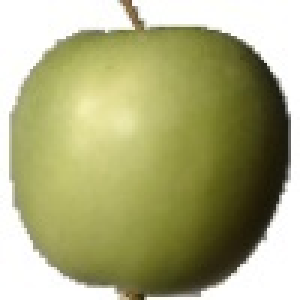
#> input picture image-classification/11.jpg, 100 x 100 px (shown 3 times larger)
$ jupyter execute 'graph-cut-segmentation(important).ipynb'
#> lines starting #> are read from the running program, lines starting #| are printed output that depends on the picture
[cell 1]
import cv2
import matplotlib.pyplot as plt
from skimage import data, segmentation, color
from skimage.future import graph
from matplotlib import pyplot as plt

from skimage import io
from skimage import exposure
import os
import numpy as np
from sklearn.decomposition import PCA

img = image = cv2.imread('11.jpg')
#> img is the input picture: shape (100, 100, 3); mean B, G, R 126.1, 171.8, 171.7
plt.imshow(cv2.cvtColor(img, cv2.COLOR_BGR2RGB))
plt.title("Original Damage Image")
plt.show()
labels1 = segmentation.slic(img, compactness=30, n_segments=100)
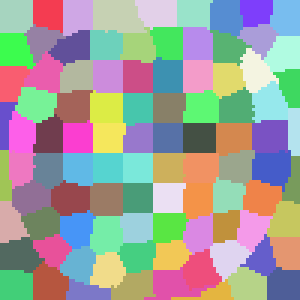
#> labels1: shape (100, 100) int64 (shown 3 times larger); 95 distinct labels, from 1 to 95; one colour per label, 0 black
out1 = color.label2rgb(labels1, img, kind='avg')
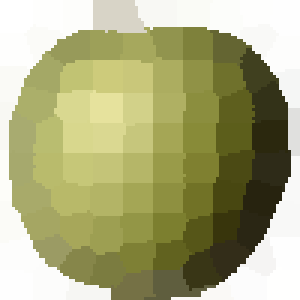
#> out1: shape (100, 100, 3) (shown 3 times larger); mean B, G, R 125.6, 171.4, 171.1


g = graph.rag_mean_color(img, labels1, mode='similarity')
labels2 = graph.cut_normalized(labels1, g)
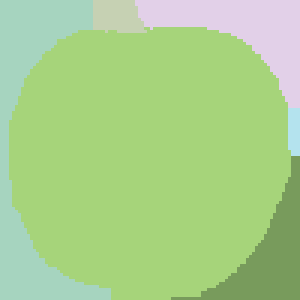
#> labels2: shape (100, 100) int64 (shown 3 times larger); 6 distinct labels, from 1 to 59; one colour per label, 0 black
out2 = color.label2rgb(labels2, img, kind='avg')
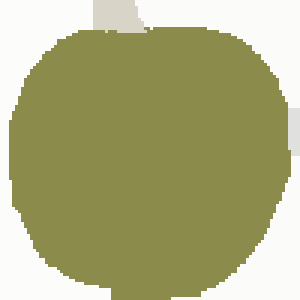
#> out2: shape (100, 100, 3) (shown 3 times larger); mean B, G, R 125.5, 171.3, 171.4

print("Out 2", out2.shape)
#| Out 2 (100, 100, 3)

plt.imshow(cv2.cvtColor(out1, cv2.COLOR_BGR2RGB))
plt.title("Segmented Image")
plt.show()

plt.imshow(cv2.cvtColor(out2, cv2.COLOR_BGR2RGB))
plt.title("Graph & Cut")
plt.show()

# find frequency of pixels in range 0-255
histr = cv2.calcHist([out2],[0],None,[256],[0,256])
#> histr = 256 values, max 7052 at index 75, min 0 at index 0, mean 39.06

# show the plotting graph of an image
plt.plot(histr)
plt.title("Frequency of pixels")
plt.xlabel("Segmented Color")
plt.ylabel("Color Frequency/Intensity")
plt.show()
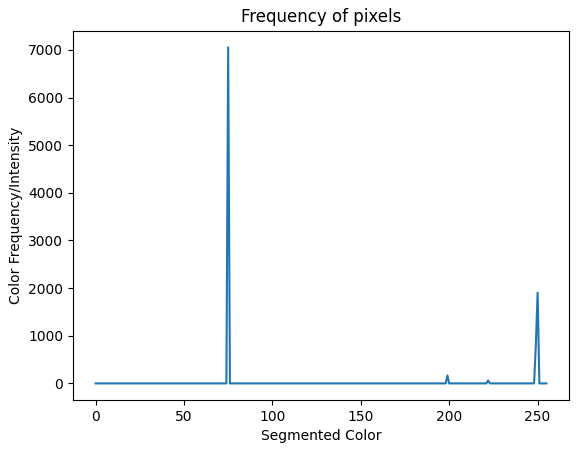
#> figure drawn by matplotlib, 1 panel; curve peaks at x = 75, y = 7052

$ run again, with image-classification/1.jpg copied over image-classification/11.jpg
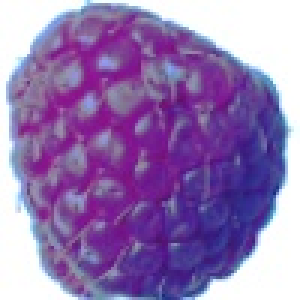
#> input picture image-classification/1.jpg, 100 x 100 px (shown 3 times larger)
#> img is the input picture: shape (100, 100, 3); mean B, G, R 177.8, 119.8, 148.5
#> labels1: shape (100, 100) int64; 94 distinct labels, from 1 to 94
#> labels2: shape (100, 100) int64; 12 distinct labels, from 1 to 94
#> `out2 = color.label2rgb(labels2, img, kind='avg')`:
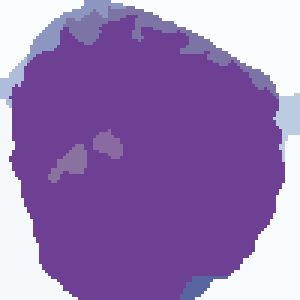
#> out2: shape (100, 100, 3) (shown 3 times larger); mean B, G, R 177.4, 119.1, 147.7
#| Out 2 (100, 100, 3)
#> histr = 256 values, max 6496 at index 147, min 0 at index 0, mean 39.06
#> `plt.show()`:
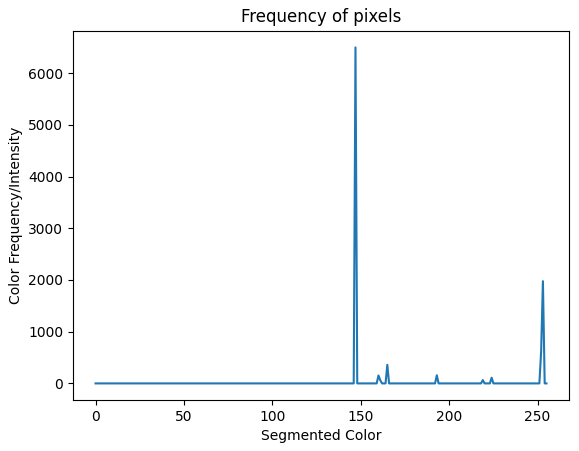
#> figure drawn by matplotlib, 1 panel; curve peaks at x = 147, y = 6496

$ run again, with image-classification/2.jpg copied over image-classification/11.jpg
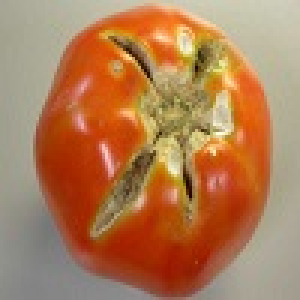
#> input picture image-classification/2.jpg, 100 x 100 px (shown 3 times larger)
#> img is the input picture: shape (100, 100, 3); mean B, G, R 85.2, 124.8, 176
#> labels1: shape (100, 100) int64; 95 distinct labels, from 1 to 95
#> labels2: shape (100, 100) int64; 13 distinct labels, from 1 to 63
#> `out2 = color.label2rgb(labels2, img, kind='avg')`:
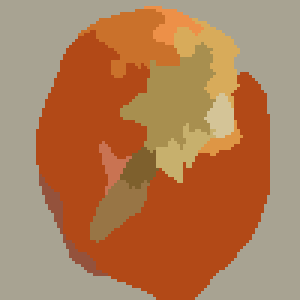
#> out2: shape (100, 100, 3) (shown 3 times larger); mean B, G, R 85, 124.3, 175.5
#| Out 2 (100, 100, 3)
#> histr = 256 values, max 4072 at index 146, min 0 at index 0, mean 39.06
#> `plt.show()`:
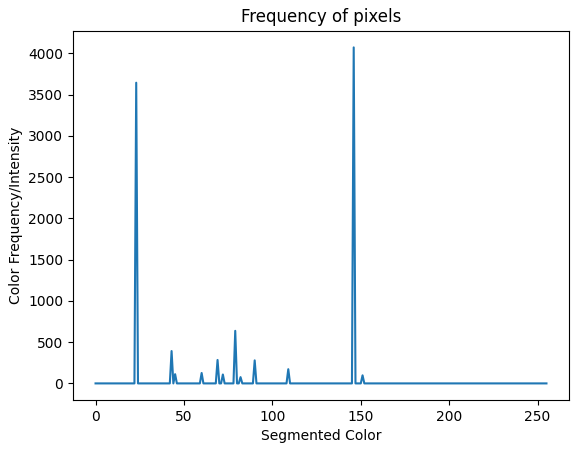
#> figure drawn by matplotlib, 1 panel; curve peaks at x = 146, y = 4072

$ run again, with image-classification/28.jpg copied over image-classification/11.jpg
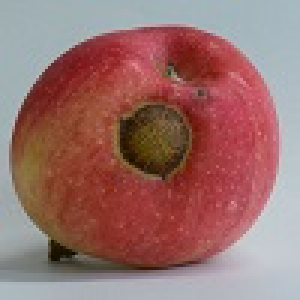
#> input picture image-classification/28.jpg, 100 x 100 px (shown 3 times larger)
#> img is the input picture: shape (100, 100, 3); mean B, G, R 108.2, 111.5, 153.5
#> labels1: shape (100, 100) int64; 98 distinct labels, from 1 to 98
#> labels2: shape (100, 100) int64; 5 distinct labels, from 1 to 81
#> `out2 = color.label2rgb(labels2, img, kind='avg')`:
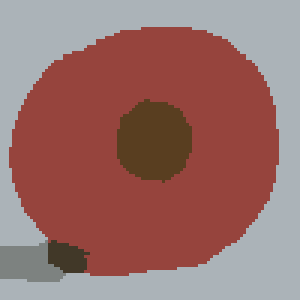
#> out2: shape (100, 100, 3) (shown 3 times larger); mean B, G, R 107.5, 111.2, 153.2
#| Out 2 (100, 100, 3)
#> histr = 256 values, max 5320 at index 61, min 0 at index 0, mean 39.06
#> `plt.show()`:
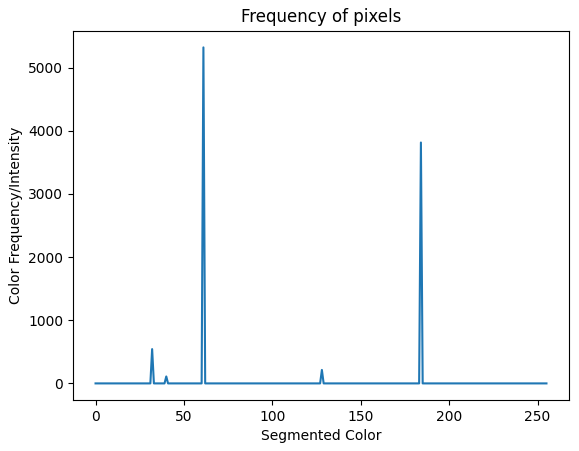
#> figure drawn by matplotlib, 1 panel; curve peaks at x = 61, y = 5320
